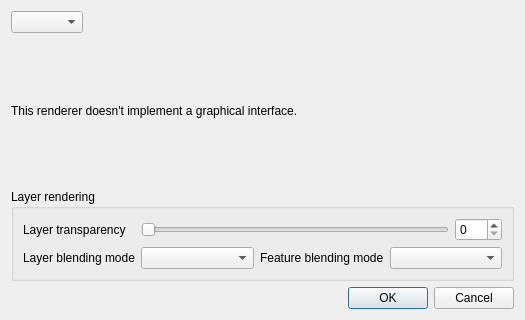
<?xml version="1.0" encoding="UTF-8"?>
<ui version="4.0">
 <class>QgsRendererV2PropsDialogBase</class>
 <widget class="QDialog" name="QgsRendererV2PropsDialogBase">
  <property name="geometry">
   <rect>
    <x>0</x>
    <y>0</y>
    <width>525</width>
    <height>320</height>
   </rect>
  </property>
  <property name="windowTitle">
   <string>Renderer settings</string>
  </property>
  <layout class="QVBoxLayout" name="verticalLayout_2">
   <item>
    <layout class="QHBoxLayout" name="horizontalLayout">
     <item>
      <widget class="QComboBox" name="cboRenderers"/>
     </item>
     <item>
      <spacer name="horizontalSpacer">
       <property name="orientation">
        <enum>Qt::Horizontal</enum>
       </property>
       <property name="sizeHint" stdset="0">
        <size>
         <width>40</width>
         <height>20</height>
        </size>
       </property>
      </spacer>
     </item>
    </layout>
   </item>
   <item>
    <widget class="QStackedWidget" name="stackedWidget">
     <property name="sizePolicy">
      <sizepolicy hsizetype="Expanding" vsizetype="Preferred">
       <horstretch>4</horstretch>
       <verstretch>0</verstretch>
      </sizepolicy>
     </property>
     <widget class="QWidget" name="pageNoWidget">
      <property name="sizePolicy">
       <sizepolicy hsizetype="Expanding" vsizetype="Preferred">
        <horstretch>0</horstretch>
        <verstretch>0</verstretch>
       </sizepolicy>
      </property>
      <layout class="QVBoxLayout" name="verticalLayout">
       <property name="margin">
        <number>0</number>
       </property>
       <item>
        <widget class="QLabel" name="label">
         <property name="text">
          <string>This renderer doesn't implement a graphical interface.</string>
         </property>
        </widget>
       </item>
      </layout>
     </widget>
    </widget>
   </item>
   <item>
    <widget class="QgsCollapsibleGroupBox" name="groupBox">
     <property name="title">
      <string>Layer rendering</string>
     </property>
     <property name="collapsed" stdset="0">
      <bool>false</bool>
     </property>
     <property name="saveCollapsedState" stdset="0">
      <bool>true</bool>
     </property>
     <layout class="QGridLayout" name="gridLayout">
      <item row="0" column="1" colspan="3">
       <layout class="QHBoxLayout" name="horizontalLayout_2">
        <item>
         <widget class="QSlider" name="mLayerTransparencySlider">
          <property name="maximum">
           <number>100</number>
          </property>
          <property name="orientation">
           <enum>Qt::Horizontal</enum>
          </property>
         </widget>
        </item>
        <item>
         <widget class="QSpinBox" name="mLayerTransparencySpnBx">
          <property name="maximum">
           <number>100</number>
          </property>
         </widget>
        </item>
       </layout>
      </item>
      <item row="0" column="0">
       <widget class="QLabel" name="lblTransparency">
        <property name="text">
         <string>Layer transparency</string>
        </property>
       </widget>
      </item>
      <item row="1" column="3">
       <widget class="QgsBlendModeComboBox" name="mFeatureBlendComboBox"/>
      </item>
      <item row="1" column="2">
       <widget class="QLabel" name="lblFeatureBlend">
        <property name="text">
         <string>Feature blending mode</string>
        </property>
       </widget>
      </item>
      <item row="1" column="0">
       <widget class="QLabel" name="lblLayerBlend">
        <property name="text">
         <string>Layer blending mode</string>
        </property>
       </widget>
      </item>
      <item row="1" column="1">
       <widget class="QgsBlendModeComboBox" name="mBlendModeComboBox"/>
      </item>
     </layout>
    </widget>
   </item>
   <item>
    <widget class="QDialogButtonBox" name="buttonBox">
     <property name="standardButtons">
      <set>QDialogButtonBox::Cancel|QDialogButtonBox::Ok</set>
     </property>
    </widget>
   </item>
  </layout>
 </widget>
 <customwidgets>
  <customwidget>
   <class>QgsCollapsibleGroupBox</class>
   <extends>QGroupBox</extends>
   <header>qgscollapsiblegroupbox.h</header>
   <container>1</container>
  </customwidget>
  <customwidget>
   <class>QgsBlendModeComboBox</class>
   <extends>QComboBox</extends>
   <header>qgsblendmodecombobox.h</header>
  </customwidget>
 </customwidgets>
 <tabstops>
  <tabstop>cboRenderers</tabstop>
  <tabstop>mLayerTransparencySlider</tabstop>
  <tabstop>mLayerTransparencySpnBx</tabstop>
  <tabstop>mBlendModeComboBox</tabstop>
  <tabstop>mFeatureBlendComboBox</tabstop>
  <tabstop>buttonBox</tabstop>
 </tabstops>
 <resources/>
 <connections/>
</ui>
